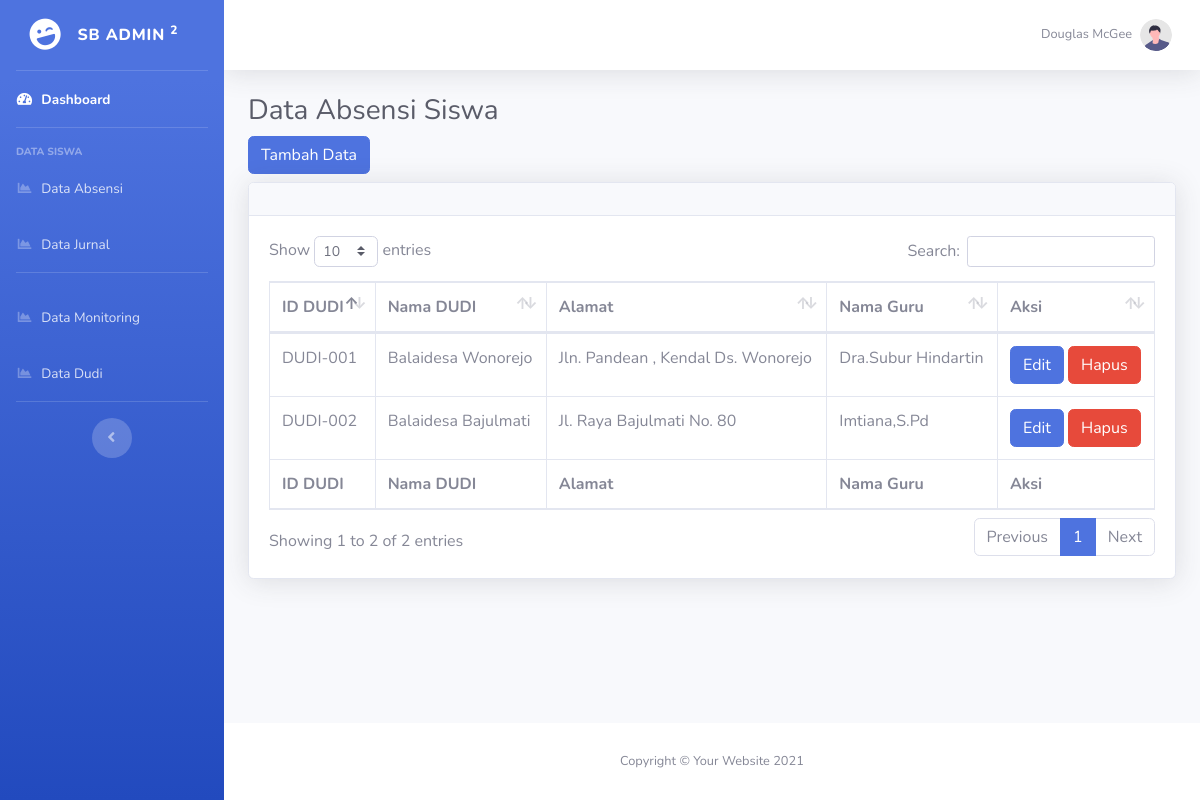
Screenshot of /admin/datamonitoring.php (signed in) with the database file from the repository.
### tables this page shows
CREATE TABLE `tb_dudi` (
  `id_dudi` varchar(100) NOT NULL,
  `nama_dudi` varchar(100) NOT NULL,
  `alamat` text NOT NULL,
  `id_guru` varchar(20) NOT NULL
);

CREATE TABLE `tb_guru` (
  `id_guru` varchar(100) NOT NULL,
  `nama_guru` varchar(100) NOT NULL
);

### admin/datamonitoring.php (the view, shortened to what this page needs)
<?php
include '../koneksi.php';
$result = $koneksi->query("SELECT d.id_dudi, d.nama_dudi, d.alamat, g.nama_guru
                        FROM tb_dudi d
                        LEFT JOIN tb_guru g ON d.id_guru = g.id_guru");
?>
<!DOCTYPE html>
<html lang="en">
<head>
    <link href="../dist/vendor/fontawesome-free/css/all.min.css" rel="stylesheet" type="text/css">
    <link href="../dist/css/sb-admin-2.min.css" rel="stylesheet">
    <link href="../dist/vendor/datatables/dataTables.bootstrap4.min.css" rel="stylesheet">
</head>
<body id="page-top">
    <div id="wrapper">
        <ul class="navbar-nav bg-gradient-primary sidebar sidebar-dark accordion" id="accordionSidebar">
            <a class="sidebar-brand d-flex align-items-center justify-content-center" href="dashboard.php">
                <div class="sidebar-brand-icon rotate-n-15">
                    <i class="fas fa-laugh-wink"></i>
                </div>
                <div class="sidebar-brand-text mx-3">SB Admin <sup>2</sup></div>
            </a>
            <hr class="sidebar-divider my-0">
            <li class="nav-item active">
                <a class="nav-link" href="dashboard.php">
                    <i class="fas fa-fw fa-tachometer-alt"></i>
                    <span>Dashboard</span></a>
            </li>
            <hr class="sidebar-divider">
            <div class="sidebar-heading">
                Data Siswa
            </div>
            <li class="nav-item">
                <a class="nav-link" href="dataabsensi.php">
                    <i class="fas fa-fw fa-chart-area"></i>
                    <span>Data Absensi</span></a>
            </li>
            <li class="nav-item">
                <a class="nav-link" href="datajurnal.php">
                    <i class="fas fa-fw fa-chart-area"></i>
                    <span>Data Jurnal</span></a>
            </li>
            <hr class="sidebar-divider">
            <li class="nav-item">
                <a class="nav-link" href="datamonitoring.php">
                    <i class="fas fa-fw fa-chart-area"></i>
                    <span>Data Monitoring</span></a>
            </li>
            <li class="nav-item">
                <a class="nav-link" href="datadudi.php">
                    <i class="fas fa-fw fa-chart-area"></i>
                    <span>Data Dudi</span></a>
            </li>
            <hr class="sidebar-divider d-none d-md-block">
            <div class="text-center d-none d-md-inline">
                <button class="rounded-circle border-0" id="sidebarToggle"></button>
            </div>
        </ul>
        <div id="content-wrapper" class="d-flex flex-column">
            <div id="content">
                <nav class="navbar navbar-expand navbar-light bg-white topbar mb-4 static-top shadow">
                    <ul class="navbar-nav ml-auto">
                        <li class="nav-item dropdown no-arrow">
                            <a class="nav-link dropdown-toggle" href="#" id="userDropdown" role="button"
                                data-toggle="dropdown" aria-haspopup="true" aria-expanded="false">
                                <span class="mr-2 d-none d-lg-inline text-gray-600 small">Douglas McGee</span>
                                <img class="img-profile rounded-circle"
                                    src="../dist/img/undraw_profile.svg">
                            </a>
                        </li>
                    </ul>
                </nav>
                <div class="container-fluid">
                    <h1 class="h3 mb-2 text-gray-800">Data Absensi Siswa</h1>
                    <button class="btn btn-primary mb-2" data-toggle="modal" data-target="#addModal">Tambah Data</button><br>
                    <div class="card shadow mb-4">
                        <div class="card-header py-3">
                        </div>
                        <div class="card-body">
                            <div class="table-responsive">
                                <table class="table table-bordered" id="dataTable" width="100%" cellspacing="0">
                                    <thead>
                                        <tr>
                                            <th>ID DUDI</th>
                                            <th>Nama DUDI</th>
                                            <th>Alamat</th>
                                            <th>Nama Guru</th>
                                            <th>Aksi</th>
                                        </tr>
                                    </thead>
                                    <tfoot>
                                        <tr>
                                            <th>ID DUDI</th>
                                            <th>Nama DUDI</th>
                                            <th>Alamat</th>
                                            <th>Nama Guru</th>
                                            <th>Aksi</th>
                                        </tr>
                                    </tfoot>
                                    <tbody>
                                        <?php while ($row = $result->fetch_assoc()): ?>
                                            <tr>
                                                <td><?= $row['id_dudi']; ?></td>
                                                <td><?= $row['nama_dudi']; ?></td>
                                                <td><?= $row['alamat']; ?></td>
                                                <td><?= $row['nama_guru']; ?></td>
                                                <td>
                                                    <button class="btn btn-primary" data-toggle="modal" data-target="#editModal<?= $row['id_dudi'] ?>">Edit</button>
                                                    <a href="read.php?delete=<?= $row['id_dudi']; ?>"
                                                        class="btn btn-danger"
                                                        onclick="return confirm('Anda yakin ingin menghapus data ini?')">Hapus</a>
                                                </td>
                                            </tr>
                                        <?php endwhile; ?>
                                    </tbody>
                                </table>
                            </div>
                        </div>
                    </div>
                </div>
            </div>
            <footer class="sticky-footer bg-white">
                <div class="container my-auto">
                    <div class="copyright text-center my-auto">
                        <span>Copyright &copy; Your Website 2021</span>
                    </div>
                </div>
            </footer>
        </div>
    </div>
</body>
</html>

### rows the page displays
tb_dudi: id_dudi "DUDI-001", nama_dudi "Balaidesa Wonorejo", alamat "Jln. Pandean , Kendal Ds. Wonorejo", id_guru.nama_guru "Dra.Subur Hindartin"
tb_dudi: id_dudi "DUDI-002", nama_dudi "Balaidesa Bajulmati", alamat "Jl. Raya Bajulmati No. 80", id_guru.nama_guru "Imtiana,S.Pd"
